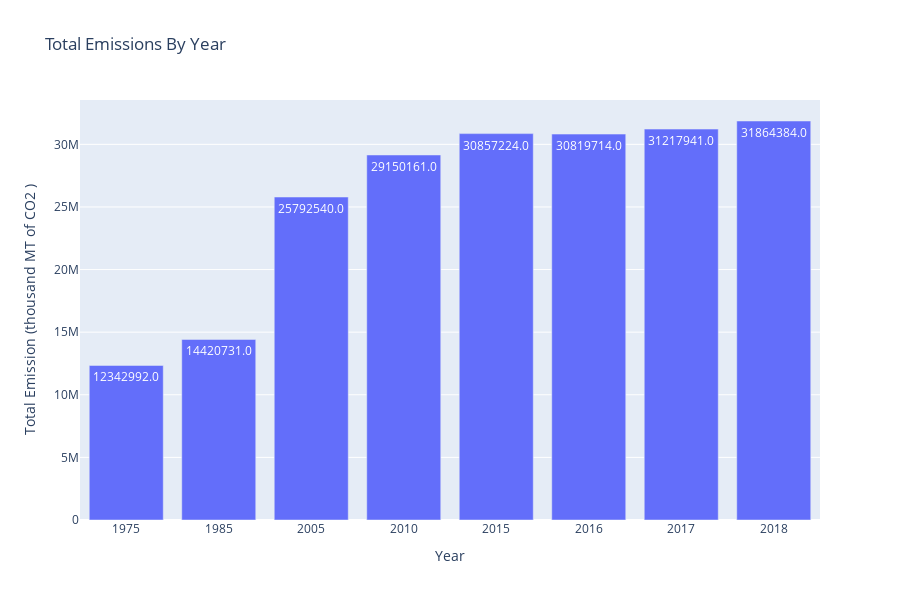

The cell this chart's notebook holds for it:
### Code cell
from plotly import graph_objects as go
emissions = 'Emissions (thousand metric tons of carbon dioxide)'
plot_data = emission_agg_by_year[emission_agg_by_year.Series== emissions].copy()
# plot_data['Year'] = plot_data['Year'].apply(str)
fig = go.Figure( data = [
                                go.Bar( name = f"Total Emissions",
                                        x =  plot_data.Year.values,
                                        y= plot_data.Total_Emission.values,                                   
                                        text = plot_data.Total_Emission.values,
                                        # hovertemplate = "%{text}"
                                        ),                             
                                    
                                ])

fig.update_layout( 
        
                height=600,
                title = 'Total Emissions By Year',
            
                )
fig.update_yaxes(title_text='Total Emission (thousand MT of CO2 )')
fig.update_xaxes(title_text='Year')
fig.show()

### Figure 1 — Plotly figure (JSON) as saved in the notebook; plotly's stock layout.template omitted (floating-point values rounded to 4 significant figures)
{"data": [{"name": "Total Emissions", "text": ["12342992.0", "14420731.0", "25792540.0", "29150161.0", "30857224.0", "30819714.0", "31217941.0", "31864384.0"], "type": "bar", "x": ["1975", "1985", "2005", "2010", "2015", "2016", "2017", "2018"], "y": [12342992, 14420731, 25792540, 29150161, 30857224, 30819714, 31217941, 31864384]}], "layout": {"height": 600, "title": {"text": "Total Emissions By Year"}, "xaxis": {"title": {"text": "Year"}}, "yaxis": {"title": {"text": "Total Emission (thousand MT of CO2 )"}}}}
